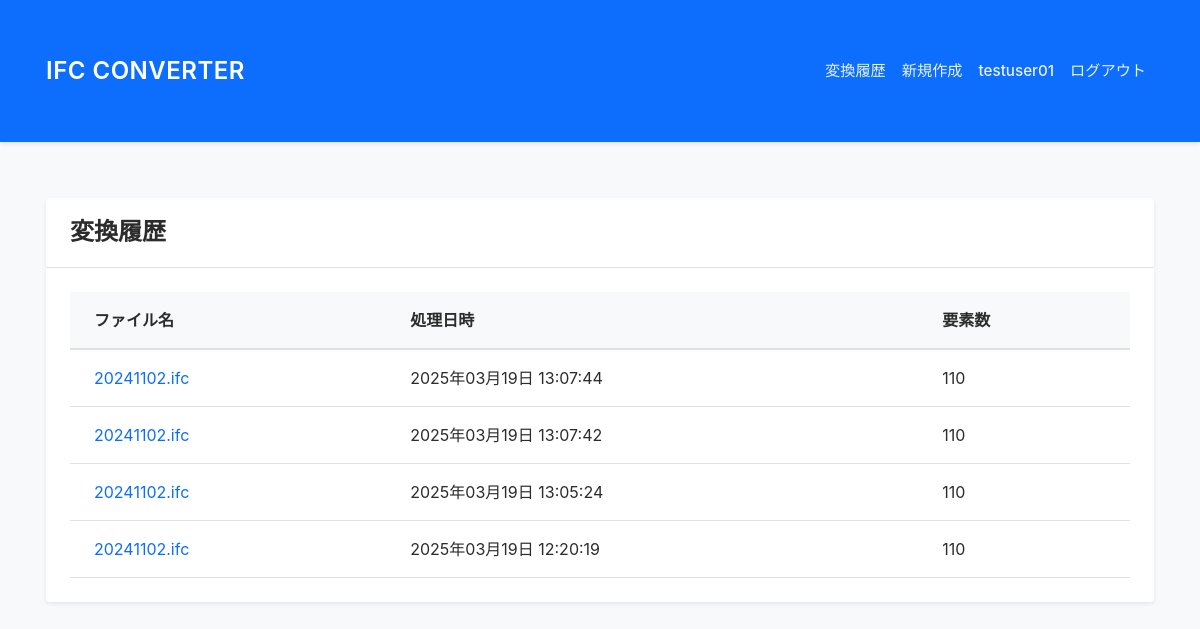
The app's page /history (signed in), older data.
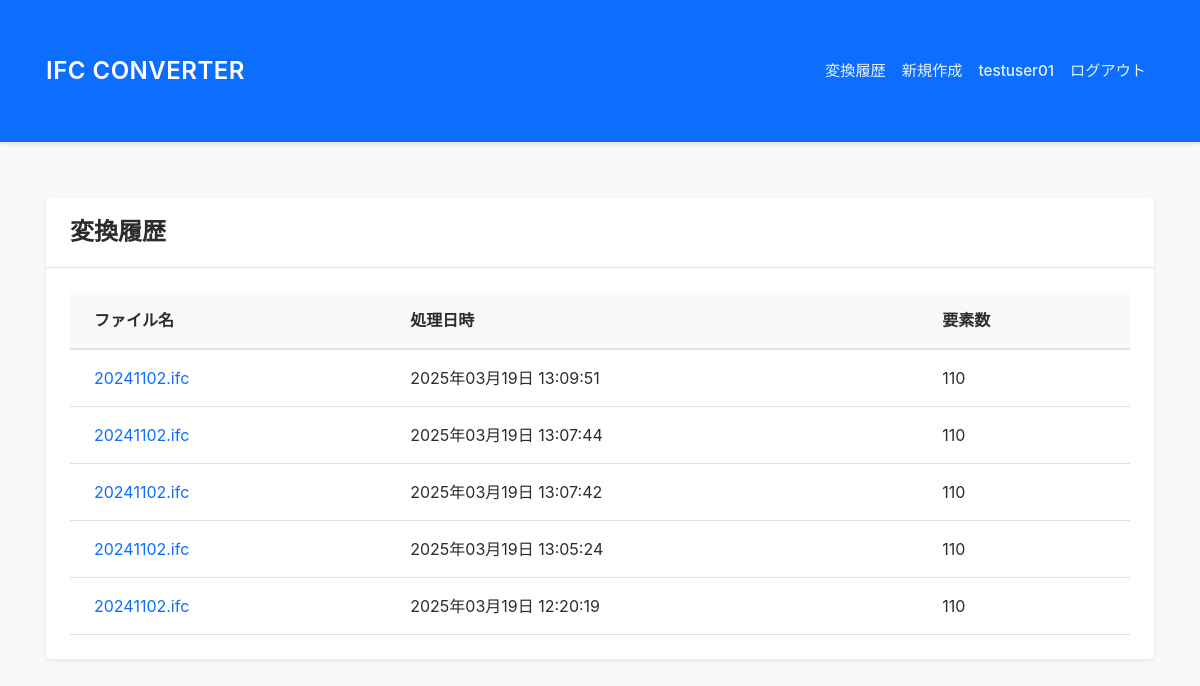
The same page, newer data.
### models.py (models this page shows, shortened)
class User(UserMixin, db.Model):
    id = db.Column(db.Integer, primary_key=True)
    username = db.Column(db.String(64), unique=True, nullable=False)
    email = db.Column(db.String(120), unique=True, nullable=False)
    password_hash = db.Column(db.String(256))

class UploadHistory(db.Model):
    id = db.Column(db.Integer, primary_key=True)
    filename = db.Column(db.String(255), nullable=False)
    processed_date = db.Column(db.DateTime, nullable=False, default=datetime.utcnow)
    element_count = db.Column(db.Integer, nullable=False)
    user_id = db.Column(db.Integer, db.ForeignKey('user.id'), nullable=False)
    processed_data = db.Column(db.Text, nullable=True)

### app.py (the view)
@app.route("/history")
@login_required
def history():
    uploads = UploadHistory.query.filter_by(user_id=current_user.id).order_by(UploadHistory.processed_date.desc()).all()
    return render_template("history.html", uploads=uploads)

### app.py (called while the page is built)
@login_manager.user_loader
def load_user(id):
    logger.debug(f"Loading user with ID: {id}")
    user = User.query.get(int(id))
    logger.debug(f"User found: {user is not None}")
    return user

### templates/ifc/history.html
{% extends "base.html" %}
{% block content %}
<div class="card">
    <div class="card-header">
        <h4 class="mb-0">変換履歴</h4>
    </div>
    <div class="card-body">
        {% if uploads %}
        <div class="table-responsive">
            <table class="table table-hover">
                <thead>
                    <tr>
                        <th>ファイル名</th>
                        <th>処理日時</th>
                        <th>要素数</th>
                    </tr>
                </thead>
                <tbody>
                    {% for upload in uploads %}
                    <tr>
                        <td>
                            <a href="{{ url_for('ifc.preview', upload_id=upload.id) }}" class="text-decoration-none">
                                {{ upload.filename }}
                            </a>
                        </td>
                        <td>{{ upload.processed_date.strftime('%Y年%m月%d日 %H:%M:%S') }}</td>
                        <td>{{ upload.element_count }}</td>
                    </tr>
                    {% endfor %}
                </tbody>
            </table>
        </div>
        {% else %}
        <div class="alert alert-info">
            まだファイルが処理されていません。
        </div>
        {% endif %}
    </div>
</div>
{% endblock %}

### templates/base.html (shortened to what this page needs)
<!DOCTYPE html>
<html lang="ja">
<head>
    <link href="https://cdn.jsdelivr.net/npm/bootstrap@5.3.0/dist/css/bootstrap.min.css" rel="stylesheet">
    <link href="{{ url_for('static', filename='css/style.css') }}" rel="stylesheet">
</head>
<body>
    <nav class="navbar navbar-expand navbar-dark bg-primary">
        <div class="container">
            <a class="navbar-brand" href="{{ url_for('ifc.index') }}">IFC CONVERTER</a>
            <div class="navbar-nav">
                {% if current_user.is_authenticated %}
                    <a class="nav-link" href="{{ url_for('ifc.history') }}">変換履歴</a>
                    <a class="nav-link" href="{{ url_for('ifc.index') }}">新規作成</a>
                    <span class="nav-link">{{ current_user.username }}</span>
                    <a class="nav-link" href="{{ url_for('auth.logout') }}">ログアウト</a>
                {% else %}
                    <a class="nav-link" href="{{ url_for('auth.login') }}">ログイン</a>
                    <a class="nav-link" href="{{ url_for('auth.register') }}">新規登録</a>
                {% endif %}
            </div>
        </div>
    </nav>
    <div class="container mt-4">
        {% block content %}{% endblock %}
    </div>
</body>
</html>

### static/css/style.css (style rules this page uses)
:root { --tekla-blue: #0d6efd; --tekla-light-blue: #E8F3FF; --tekla-gray: #F7F9FA; --tekla-text: #2C2C2C; --tekla-border: #E5E9EB; }
body { min-height: 100vh; display: flex; flex-direction: column; background-color: #f8f9fa; color: var(--tekla-text); font-family: -apple-system, BlinkMacSystemFont, "Segoe UI", Roboto, "Helvetica Neue", Arial, sans-serif; }
.navbar { box-shadow: 0 2px 4px rgba(0,0,0,.1); padding: 1rem 0; }
.navbar-brand { font-size: 1.5rem; font-weight: 600; letter-spacing: 0.5px; color: white !important; }
.navbar .nav-link { color: rgba(255, 255, 255, 0.9) !important; font-weight: 500; padding: 0.5rem 1rem; font-size: 0.95rem; transition: color 0.2s ease; }
.container { padding: 2rem 1rem; }
.card { background: white; border: none; border-radius: .25rem; box-shadow: 0 0.125rem 0.25rem rgba(0,0,0,.075); margin-bottom: 1.5rem; transition: box-shadow 0.2s ease; }
.card-header { background-color: white; border-bottom: 1px solid #dee2e6; padding: 1.25rem 1.5rem; }
.card-header h4 { font-weight: 600; color: var(--tekla-text); margin: 0; }
.card-body { padding: 1.5rem; }
.table { margin-bottom: 0; }
.table thead { position: sticky; top: 0; z-index: 2; background-color: #f8f9fa; }
.table thead th { background-color: #f8f9fa; color: var(--tekla-text); font-weight: 600; padding: 1rem 1.5rem; border-bottom: 2px solid #dee2e6; position: sticky; top: 0; z-index: 2; box-shadow: 0 1px 2px rgba(0, 0, 0, 0.05); }
.table tbody td { padding: 1rem 1.5rem; color: var(--tekla-text); border-top: 1px solid var(--tekla-border); background: white; }

Row changes from the older to the newer data that the page shows:
added UploadHistory: filename "20241102.ifc", processed_date "2025年03月19日 13:09:51", element_count "110"
